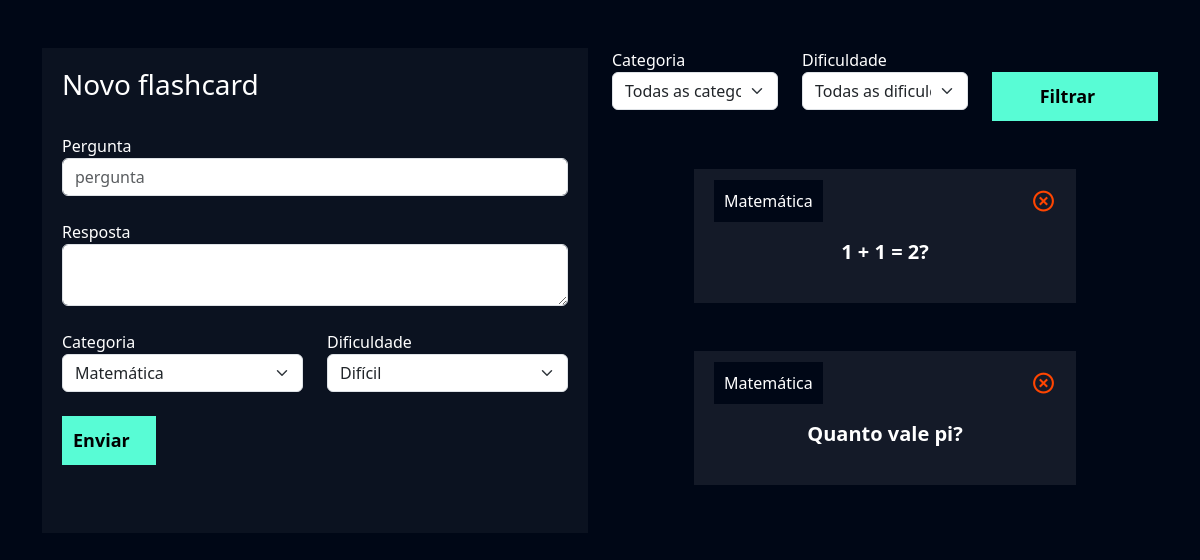
The app's page /flashcard/novo_flashcard/ (signed in), older data.
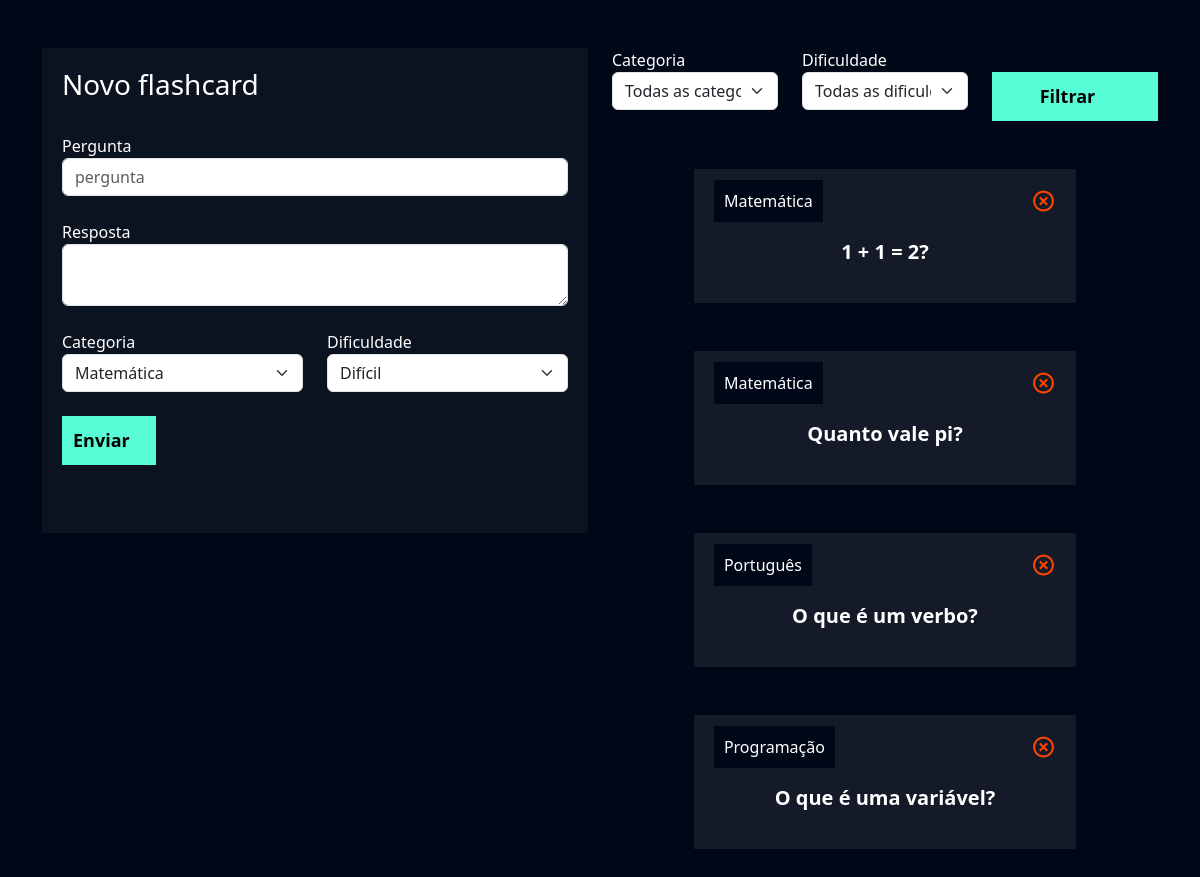
The same page, newer data.
### flashcard/models.py (models this page shows, shortened)
class Flashcard(models.Model):
    DIFICULDADE_CHOICES = (('D', 'Difícil'), ('M', 'Médio'), ('F', 'Fácil'))
    user = models.ForeignKey(User, on_delete=models.DO_NOTHING)
    pergunta = models.CharField(max_length=100)
    resposta = models.TextField()
    categoria = models.ForeignKey(Categoria, on_delete=models.DO_NOTHING)
    dificuldade = models.CharField(max_length=1, choices=DIFICULDADE_CHOICES)

class Categoria(models.Model):
    nome = models.CharField(max_length=20)
    def __str__(self):
        return self.nome

### flashcard/views.py (the view, shortened to what this page needs)
# urls.py: path('novo_flashcard/', views.novo_flashcard, name='novo_flashcard'),
def novo_flashcard(request):
    if not request.user.is_authenticated:
        return redirect('/usuarios/logar')
    if request.method == 'GET':
        categorias = Categoria.objects.all()
        dificuldades = Flashcard.DIFICULDADE_CHOICES
        flashcards = Flashcard.objects.filter(user=request.user)
        categoria_filtrar = request.GET.get('categoria')
        dificuldade_filtrar = request.GET.get('dificuldade')
        if categoria_filtrar:
            flashcards = flashcards.filter(categoria__id=categoria_filtrar)
        if dificuldade_filtrar:
            flashcards = flashcards.filter(dificuldade=dificuldade_filtrar)
        return render(request, 'novo_flashcard.html', {'categorias': categorias, 'dificuldades': dificuldades, 'flashcards': flashcards})

### flashcard/templates/novo_flashcard.html (shortened to what this page needs)
{% extends "base.html" %} {% load static %} {% block 'cabecalho' %}
<link href="{% static 'usuarios/css/cadastro.css' %}" rel="stylesheet" />
<link href="{% static 'flashcard/css/novo_flashcard.css' %}" rel="stylesheet" />
<link
  href="https://unpkg.com/boxicons@2.1.4/css/boxicons.min.css"
  rel="stylesheet"
/>
{% endblock 'cabecalho' %} {% block 'conteudo' %}
<div class="container">
  <br />
  <br />
  <div class="row">
    <div class="col-md">
      <div class="box-form">
        <form action="{% url 'novo_flashcard' %}" method="POST">
          <h3>Novo flashcard</h3>
          <br />
          <label>Pergunta</label>
          <input
            type="text"
            class="form-control"
            placeholder="pergunta"
            name="pergunta"
          />
          <br />
          <label>Resposta</label>
          <textarea class="form-control" name="resposta"></textarea>
          <br />
          <div class="row">
            <div class="col-md">
              <label for="">Categoria</label>
              <select class="form-select" name="categoria">
                {% for categoria in categorias %}
                <option value="{{categoria.id}}">{{categoria}}</option>
                {% endfor %}
              </select>
            </div>
            <div class="col-md">
              <label for="">Dificuldade</label>
              <select class="form-select" name="dificuldade">
                {% for dificuldade in dificuldades %}
                <option value="{{dificuldade.0}}">{{dificuldade.1}}</option>
                {% endfor %}
              </select>
            </div>
          </div>
          <br />
          <input type="submit" value="Enviar" class="btn-cadastro" />
          <br />
          <br />
          <br />
        </form>
      </div>
    </div>
    <div class="col-md">
      <form action="{% url 'novo_flashcard' %}" method="GET">
        <div class="row">
          <div class="col-md">
            <label for="">Categoria</label>
            <select name="categoria" id="" class="form-select">
              <option value="">Todas as categorias</option>
            </select>
          </div>
          <div class="col-md">
            <label for="">Dificuldade</label>
            <select name="dificuldade" id="" class="form-select">
              <option value="">Todas as dificuldades</option>
            </select>
          </div>
          <div class="col-md">
            <br />
            <input
              type="submit"
              style="width: 100%"
              value="Filtrar"
              class="btn-cadastro"
            />
          </div>
        </div>
      </form>
      <br />
      <br />
      {% for flash in flashcards %}
      <div class="box-new-flashcard" onclick="flip_card({{flash.id}})">
        <div class="flashcard">
          <div class="flashcard-categoria">{{flash.categoria}}</div>
          <a href="{% url 'deletar_flashcard' flash.id %}"
            ><i class="icone-exit bx bx-x-circle"></i
          ></a>
          <br />
          <br />
          <div class="flashcard-box-item">
            <p class="flashcard-item">{{flash.pergunta}}</p>
          </div>
        </div>
      </div>
      <br />
      <br />
      {% endfor %}
    </div>
  </div>
</div>
{% endblock 'conteudo' %}

Row changes from the older to the newer data that the page shows:
added Flashcard: categoria "Português", pergunta "O que é um verbo?"
added Flashcard: categoria "Programação", pergunta "O que é uma variável?"
